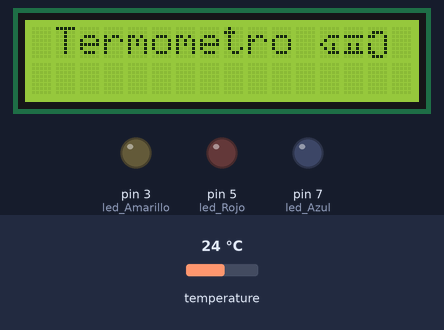
Bench run of a sketch on a simulated Arduino Uno, built with avr-gcc and run on an emulated ATmega328P. Parts: 16×2 character LCD, output pins drawn as LEDs (lit = HIGH). The test bench sets the inputs (shaded band); at power-on: temperature 24 °C.

Above: at 1.3 s.
1.4 s: temperature set to 15.8 °C
At 3.4 s:
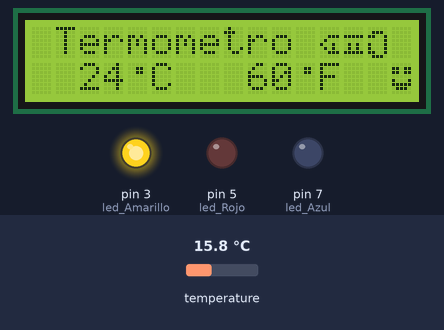
5.8 s: temperature set to 14.1 °C
At 9.9 s:
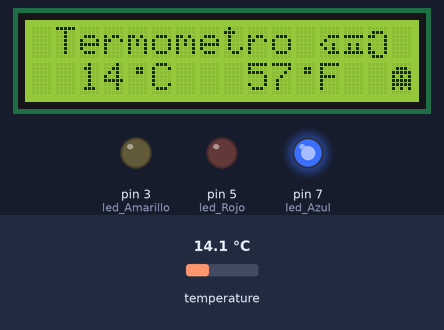
10.2 s: temperature set to 33 °C
At 12.9 s:
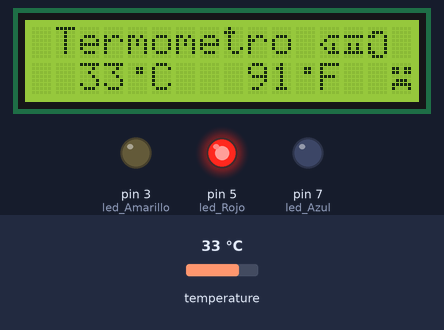
14.6 s: temperature set to 31.6 °C
At 17.3 s:
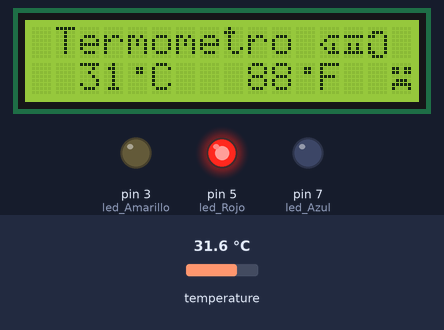
17.6 s: temperature set to 30.6 °C
At 20.0 s:
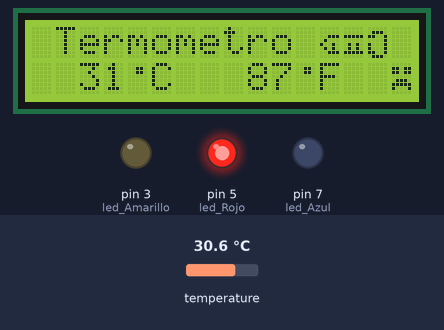
Timing chart, 0 to 21.0 s (numbered marks = the images above; inputs shaded):
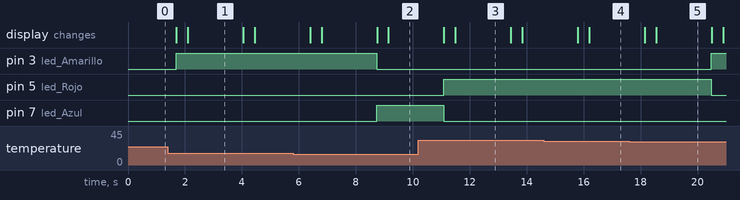

Measured:
- the behaviour switches between 15 and 14.9 °C on temperature (found by bisection; images 1 and 2)
- after the input at 5.8 s, pin 3 (led_Amarillo): HIGH → LOW after 2.9 s; pin 7 (led_Azul): LOW → HIGH after 2.9 s; the display: first changes after 0.59 s (image 2 shows a later state)
- after the input at 10.2 s, pin 5 (led_Rojo): LOW → HIGH after 0.89 s; pin 7 (led_Azul): HIGH → LOW after 0.89 s; the display: first changes after 0.89 s (image 3 shows a later state)
- after the input at 14.6 s, the display: first changes after 1.2 s (image 4 shows a later state)
- after the input at 17.6 s, pin 3 (led_Amarillo): LOW → HIGH after 2.9 s; pin 5 (led_Rojo): HIGH → LOW after 2.9 s; the display: first changes after 0.54 s (image 5 shows a later state)
- what the display in image 1 shows lasts 1.9 s, from 2.1 s to 4.0 s

The sketch:

VPARTE_PRACTICA6.ino
```cpp
/*
 Fundación Kinal
 Centro Educativo Técnico Laboral Kinal
 Electrónica
 Grado: Quinto
 Sección: A
 Curso: Taller de Electrónica Digital y Reparación de Computadoras I
 Nombre: Luis Alexander Racanac Canahui
 Carné: 2022083

*/

#include <OneWire.h>
#include <DallasTemperature.h>
# include<Wire.h>
# include<LiquidCrystal_I2C.h>
#define direccion_lcd 0x27
#define filas 2
#define columnas 16
#define led_Azul 7
#define led_Rojo 5
#define led_Amarillo 3

byte grados[] = {
  B00000,
  B00110,
  B00110,
  B00000,
  B00000,
  B00000,
  B00000,
  B00000
};

byte ter[] = {
  B00000,
  B00000,
  B00111,
  B01000,
  B10010,
  B01010,
  B00111,
  B00000
};

byte ter2[] = {
  B00000,
  B00000,
  B11111,
  B00000,
  B01010,
  B01010,
  B11111,
  B00000
};

byte ter3[] = {
  B00000,
  B01110,
  B11001,
  B00001,
  B10001,
  B10001,
  B11001,
  B01110
};

byte Ghost[] = {
  B00000,
  B01110,
  B11111,
  B10101,
  B11111,
  B11111,
  B10101,
  B00000
};

byte feli[] = {
  B00000,
  B11011,
  B11011,
  B00000,
  B10001,
  B11111,
  B01110,
  B00000
};

byte troste[] = {
  B00000,
  B11011,
  B11011,
  B00000,
  B01110,
  B11111,
  B10001,
  B00000
};

OneWire ourWire(4);
DallasTemperature sensors(&ourWire);
LiquidCrystal_I2C lcd_racanac(direccion_lcd, columnas, filas);

int celsius, fahrenheit;

int tempcelsius();
int tempfahrenheit();
void pantalla();

void setup() {
  Serial.begin(9600);
  sensors.begin();
  lcd_racanac.init();
  lcd_racanac.backlight();
  pinMode(led_Azul, OUTPUT);
  pinMode(led_Rojo, OUTPUT);
  pinMode(led_Amarillo, OUTPUT);
  lcd_racanac.createChar(0, grados);
  lcd_racanac.createChar(1, ter);
  lcd_racanac.createChar(2, ter2);
  lcd_racanac.createChar(3, ter3);
  lcd_racanac.createChar(4, Ghost);
  lcd_racanac.createChar(5, feli);
  lcd_racanac.createChar(6, troste);
  lcd_racanac.home();

  lcd_racanac.setCursor(0,0);
  lcd_racanac.print(" Termometro");

  lcd_racanac.setCursor(12,0);
  lcd_racanac.write(byte(1));

  lcd_racanac.setCursor(13,0);
  lcd_racanac.write(byte(2));

  lcd_racanac.setCursor(14,0);
  lcd_racanac.write(byte(3));
}

void loop() {
  pantalla();
}

int tempcelsius(){
  sensors.requestTemperatures();
  int temp = sensors.getTempCByIndex(0);
  return temp;
}

int tempfahrenheit(){
  sensors.requestTemperatures();
  int temp1 = sensors.getTempFByIndex(0);
  return temp1;
}

void pantalla(){
  celsius = tempcelsius();
  fahrenheit = tempfahrenheit();

  lcd_racanac.setCursor(2,1);
  lcd_racanac.print(celsius);
  lcd_racanac.setCursor(4,1);
  lcd_racanac.setCursor(4,1);
  lcd_racanac.write(byte(0));
  lcd_racanac.setCursor(5,1);
  lcd_racanac.print("C");
  lcd_racanac.setCursor(9,1);
  lcd_racanac.print(fahrenheit);
  lcd_racanac.setCursor(11,1);
  lcd_racanac.write(byte(0));
  lcd_racanac.setCursor(12,1);
  lcd_racanac.print("F");

  if(celsius>=15 && celsius<=30){
    digitalWrite(led_Azul, LOW);
    digitalWrite(led_Amarillo, HIGH);
    digitalWrite(led_Rojo, LOW);
    lcd_racanac.setCursor(15,1);
    lcd_racanac.print(" ");
    lcd_racanac.setCursor(14,1);
    lcd_racanac.write(byte(5));
    delay(400);
    lcd_racanac.setCursor(14,1);
    lcd_racanac.print(" ");
    lcd_racanac.setCursor(15,1);
    lcd_racanac.write(byte(5));
    delay(400);
  }

  if(celsius<15){
      digitalWrite(led_Azul, HIGH);
      digitalWrite(led_Amarillo, LOW);
      digitalWrite(led_Rojo, LOW);
       lcd_racanac.setCursor(15,1);
       lcd_racanac.print(" ");
       lcd_racanac.setCursor(14,1);
       lcd_racanac.write(byte(4));
       delay(400);
       lcd_racanac.setCursor(14,1);
       lcd_racanac.print(" ");

       lcd_racanac.setCursor(15,1);
       lcd_racanac.write(byte(4));
       delay(400);
    }

    if(celsius>30){
        digitalWrite(led_Azul, LOW);
        digitalWrite(led_Amarillo, LOW);
        digitalWrite(led_Rojo, HIGH);
        lcd_racanac.setCursor(15,1);
        lcd_racanac.print(" ");
        lcd_racanac.setCursor(14,1);
        lcd_racanac.write(byte(6));
        delay(400);
        lcd_racanac.setCursor(14,1);
        lcd_racanac.print(" ");
        lcd_racanac.setCursor(15,1);
        lcd_racanac.write(byte(6));
        delay(400);
      }


}
```
